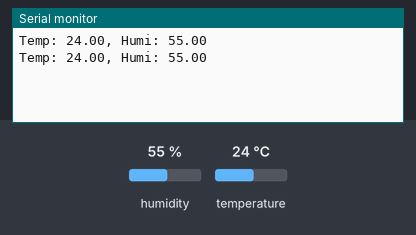
Bench run of a sketch on a simulated ESP32. On the bench: the last lines printed to the serial monitor. The inputs (shaded band) are chosen by the test bench; at power-on: humidity 55 %, temperature 24 °C.

Above: at 4.8 s.
4.9 s: humidity set to 22 %
At 7.2 s:
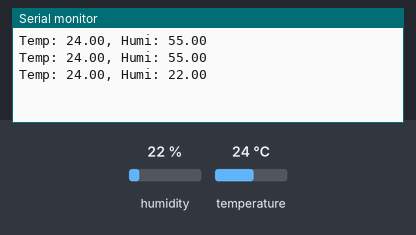
7.9 s: temperature set to 12 °C
At 8.4 s:
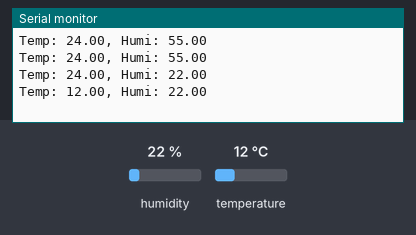
10.9 s: humidity set to 40 %
At 13.2 s:
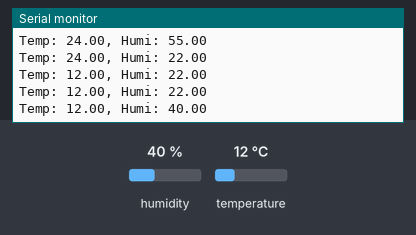
Timing chart, 0 to 14.7 s (numbered marks = the images above; inputs shaded):
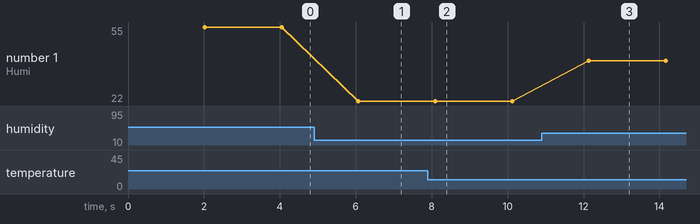

The sketch:

3____________.ino
```cpp
#include <DHT.h>  // DHT 센서를 사용하기 위한 헤더파일 호출

#define DHTPIN 33      // DHT 센서를 연결한 핀 번호 (GPIO 33)
#define DHTTYPE DHT11  // DHT 센서의 종류 (DHT11)

DHT dht(DHTPIN, DHTTYPE);  // DHT 객체 생성, 위에서 정의한 핀 번호와 센서 타입을 매개변수로 전달

void setup() {
  Serial.begin(9600);  // 시리얼 통신 시작 (9600 baud rate)
  dht.begin();         // DHT 센서 시작
}

void loop() {
  delay(2000);                      // 센서 값을 읽기 전에 2초 대기 (DHT11 센서 특성상 최소 2초 딜레이 필요)
  float h = dht.readHumidity();     // 습도 값을 읽음
  float t = dht.readTemperature();  // 온도 값을 읽음

  Serial.print("Temp: ");  // 온도를 의미하는 문자 출력
  Serial.print(t);         // 읽어들인 온도 값 출력
  Serial.print(", ");
  Serial.print("Humi: ");  // 습도를 의미하는 문자 출력
  Serial.println(h);       // 읽어들인 습도 값 출력
}
```

Measured:
- after the input at 4.9 s, the serial monitor: prints a new line after 1.2 s (image 1)
- after the input at 7.9 s, the serial monitor: prints a new line after 0.19 s (image 2)
- after the input at 10.9 s, the serial monitor: prints a new line after 1.2 s (image 3)
- plotted number 1: 55 → 22 after the input at 4.9 s, 22 → 40 after the input at 10.9 s
